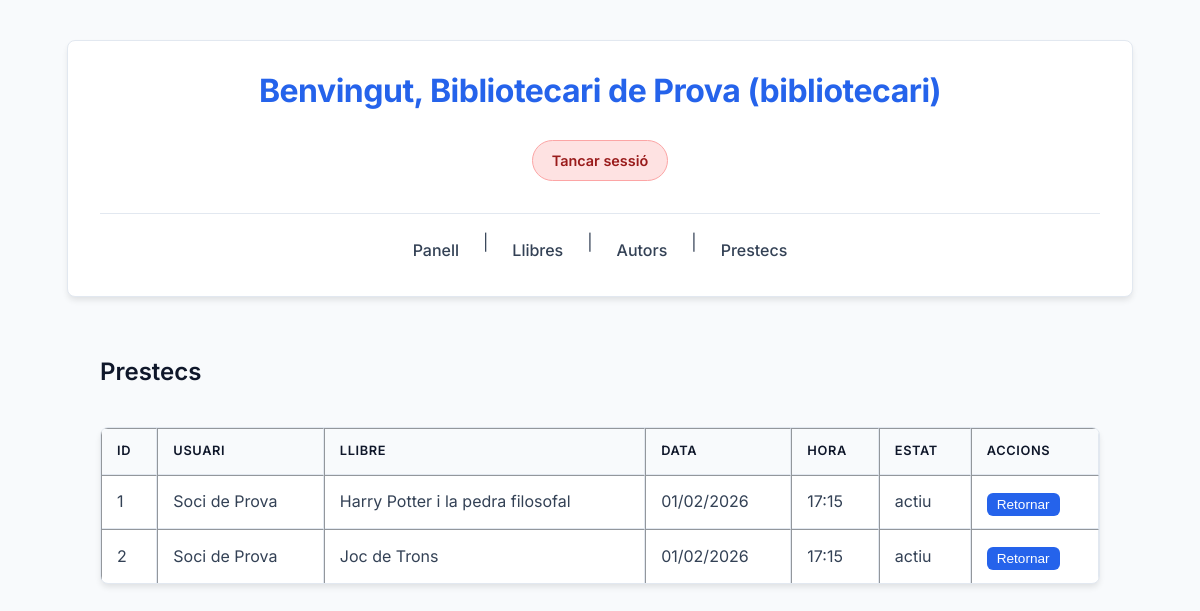
Screenshot of /Projecte_m_martinez_biblioteca_itic/prestecs.php (signed in) with the database file from the repository.
### tables this page shows
CREATE TABLE prestecs (
    id INT AUTO_INCREMENT PRIMARY KEY,
    usuari_id INT NOT NULL,
    llibre_id INT NOT NULL,
    data_prestec DATETIME DEFAULT CURRENT_TIMESTAMP,
    data_retorn DATE,
    estat ENUM('actiu', 'retornat') DEFAULT 'actiu',
    FOREIGN KEY (usuari_id) REFERENCES usuaris(id) ON DELETE CASCADE,
    FOREIGN KEY (llibre_id) REFERENCES llibres(id) ON DELETE CASCADE
);

CREATE TABLE usuaris (
    id INT AUTO_INCREMENT PRIMARY KEY,
    nom VARCHAR(100) NOT NULL,
    email VARCHAR(100) UNIQUE NOT NULL,
    contrasenya VARCHAR(255) NOT NULL,
    rol ENUM('soci', 'bibliotecari') NOT NULL
);

CREATE TABLE llibres (
    id INT AUTO_INCREMENT PRIMARY KEY,
    titol VARCHAR(200) NOT NULL,
    autor_id INT NOT NULL,
    descripcio TEXT,
    data_publicacio DATE,
    estat ENUM('disponible', 'prestat') DEFAULT 'disponible',
    preu DECIMAL(5,2),
    FOREIGN KEY (autor_id) REFERENCES autors(id) ON DELETE CASCADE ON UPDATE CASCADE
);

### Projecte_m_martinez_biblioteca_itic/prestecs.php (the view, shortened to what this page needs)
<?php
include 'header.php';
include 'connexio_bd.php';
$es_bibliotecari = ($_SESSION['usuari_rol'] == 'bibliotecari');
$usuari_id = $_SESSION['usuari_id'];
$on = $es_bibliotecari ? "" : "WHERE usuari_id=$usuari_id";
$query = "SELECT prestecs.*, usuaris.nom AS nom_usuari, llibres.titol AS titol_llibre FROM prestecs
          JOIN usuaris ON prestecs.usuari_id = usuaris.id
          JOIN llibres ON prestecs.llibre_id = llibres.id $on";
$result = mysqli_query($conn, $query);
echo "<h2>Prestecs</h2>";
echo "<table border='1'><tr><th>ID</th><th>Usuari</th><th>Llibre</th><th>Data</th><th>Hora</th><th>Estat</th><th>Accions</th></tr>";
while ($fila = mysqli_fetch_assoc($result)) {
    $data_formatada = date('d/m/Y', strtotime($fila['data_prestec']));
    $hora_formatada = date('H:i', strtotime($fila['data_prestec']));
    echo "<tr>
        <td>{$fila['id']}</td>
        <td>{$fila['nom_usuari']}</td>
        <td>{$fila['titol_llibre']}</td>
        <td>{$data_formatada}</td>
        <td>{$hora_formatada}</td>
        <td><span class='estat-{$fila['estat']}'>{$fila['estat']}</span></td>";
    if ($es_bibliotecari && $fila['estat'] == 'actiu') {
        echo "<td>
            <form method='POST'>
                <input type='hidden' name='accio' value='retornar'>
                <input type='hidden' name='id' value='{$fila['id']}'>
                <input type='hidden' name='llibre_id' value='{$fila['llibre_id']}'>
                <button>Retornar</button>
            </form>
        </td>";
    } else {
        echo "<td></td>";
    }
    echo "</tr>";
}
echo "</table>";
?>
</body>
</html>

### Projecte_m_martinez_biblioteca_itic/style.css (style rules this page uses)
:root { --primary: #2563eb; --primary-color: #2563eb; --primary-dark: #1e40af; --bg-color: #f8fafc; --surface: #ffffff; --text: #334155; --text-heading: #0f172a; --border: #e2e8f0; --radius: 8px; --shadow: 0 4px 6px -1px rgb(0 0 0 / 0.1); }
body { font-family: "Inter", system-ui, sans-serif; background-color: var(--bg-color); color: var(--text); line-height: 1.6; margin: 0; padding: 40px 20px; display: flex; flex-direction: column; align-items: center; }
body > * { max-width: 1000px; width: 100%; }
h1, h2, h3 { color: var(--text-heading); font-weight: 600; margin-top: 1.5rem; }
form { background: var(--surface); padding: 1.5rem; border-radius: var(--radius); box-shadow: var(--shadow); margin-bottom: 2rem; border: 1px solid var(--border); display: flex; flex-direction: column; gap: 10px; }
table form { background: none; padding: 0; box-shadow: none; border: none; margin: 0; display: block; }
button { background-color: var(--primary); color: #fff; padding: 0.6rem 1.2rem; border: none; border-radius: 6px; font-weight: 500; cursor: pointer; transition: background-color 0.2s; font-size: 0.95rem; }
table { width: 100%; border-collapse: separate; border-spacing: 0; background: var(--surface); border-radius: var(--radius); overflow: hidden; box-shadow: var(--shadow); margin-top: 1rem; border: 1px solid var(--border); }
th, td { padding: 12px 15px; text-align: left; border-bottom: 1px solid var(--border); vertical-align: middle; }
th { background-color: var(--bg-color); font-weight: 600; color: var(--text-heading); text-transform: uppercase; font-size: 0.8rem; letter-spacing: 0.05em; }
tr:last-child td { border-bottom: none; }
td button { padding: 4px 10px; font-size: 0.85rem; margin-top: 5px; width: auto; display: inline-block; }

### rows the page displays
prestecs: id "1", usuari.nom "Soci de Prova", llibre.titol "Harry Potter i la pedra filosofal", data_prestec "01/02/2026", data_prestec "17:15", estat "actiu"
prestecs: id "2", usuari.nom "Soci de Prova", llibre.titol "Joc de Trons", data_prestec "01/02/2026", data_prestec "17:15", estat "actiu"

### other values shown
$_SESSION['usuari_nom'] "Bibliotecari de Prova"
$_SESSION['usuari_rol'] "bibliotecari"
